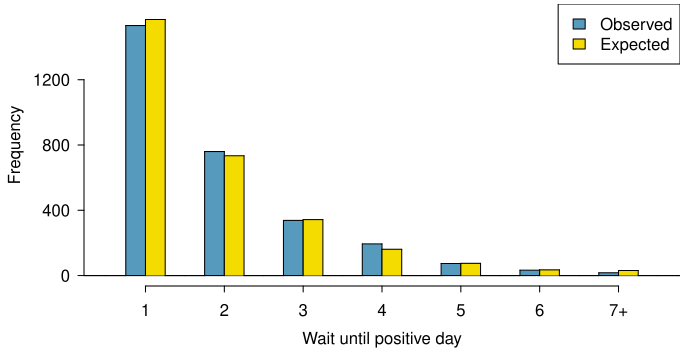

The script that drew this image:
library(openintro)
data(COL)
library(stockPortfolio)
gr <- getReturns("^GSPC",
                 freq = "d",
                 start = "1990-01-01",
                 end = "2011-12-31")
R  <- ifelse(gr$R[gr$R != 0] > 0, 1, 0)
CC <- table(diff(which(R == 1)))
CC[names(CC) == 7] <- sum(CC[names(CC) %in% 7:9])
CC <- CC[- which(names(CC) %in% 8:9)]
p  <- mean(R)
pr <- p * (1 - p)^(0:5)
pr <- append(pr, 1 - sum(pr))

CC <- c(CC)
C  <- rep(1:7, CC)
EE <- round(pr * sum(CC))
E  <- rep(1:7, EE)

myPDF('geomFitEvaluationForSP500For1990To2011.pdf', 7, 3.5,
      mar = c(3.2, 4.2, 0.2, 1),
      mgp = c(2.1, 0.7, 0))
histPlot(C - 0.13,
         breaks = seq(0, 8, 0.25),
         xlim = c(0.5, 7.5),
         ylim = c(0, 1600),
         xlab = 'Wait until positive day',
         ylab = '',
         axes = FALSE,
         col = COL[1])
histPlot(E + 0.13,
         breaks = seq(0, 8, 0.25),
         add = TRUE,
         col = COL[3])
axis(1, 1:7, c(1:6, "7+"))
axis(2, at = seq(0, 1200, 400))
par(las = 0)
mtext('Frequency', 2, line = 3)
legend('topright',
       fill = COL[c(1, 3)],
       legend = c('Observed', 'Expected'))
dev.off()
